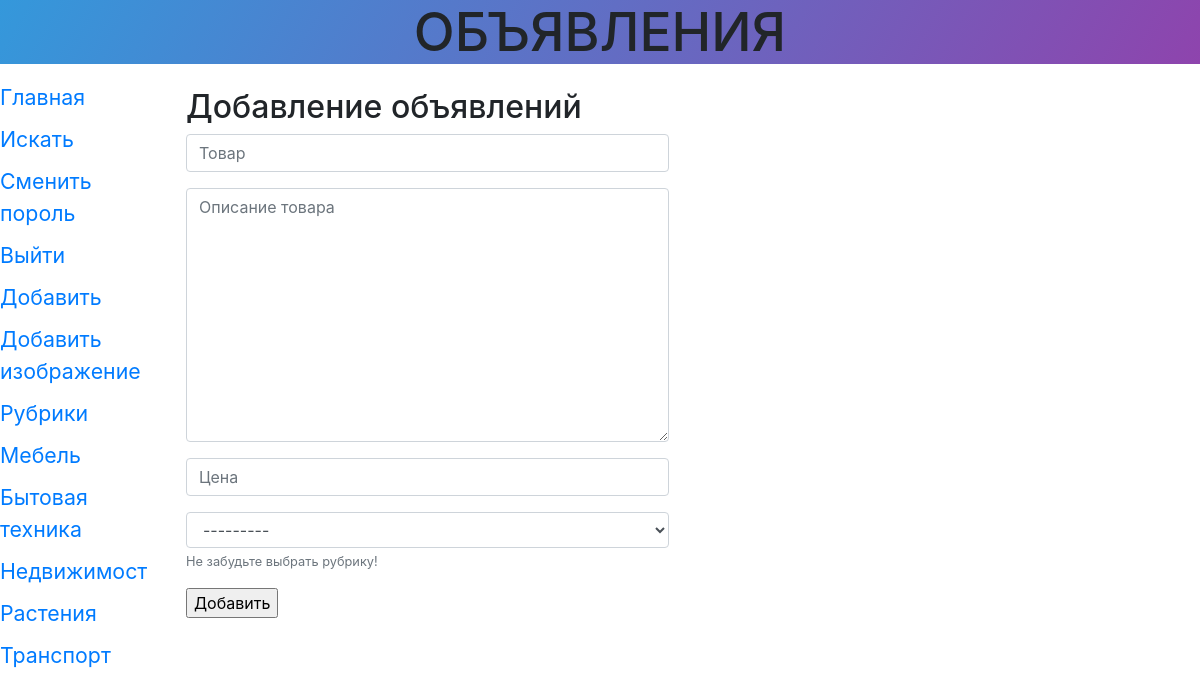
The app's page /storys/add/ (signed in) with its own data.
### storys/models.py (models this page shows)
class Rubric(models.Model):
	name = models.CharField(max_length=20, db_index=True, verbose_name = 'Название')
	order = models.SmallIntegerField(default = 0, db_index=True)
	def __str__(self):
		return self.name
	class Meta():
		verbose_name_plural = 'Рубрики'
		verbose_name = 'Рубрика'
		ordering = ['order','name']

### storys/views.py (the view)
# urls.py: path('add/', StoryCreateView.as_view(),name='add'),
class StoryCreateView(LoginRequiredMixin, CreateView):
	template_name='storys/create.html'
	form_class=Storyform
	success_url=reverse_lazy('index')
	def get_context_data(self, **kwargs):
		context = super().get_context_data(**kwargs)
		context['rubrics']=Rubric.objects.all()
		return context

### storys/forms.py (shortened to what this page needs)
class Storyform(forms.ModelForm):
	captcha = CaptchaField(label = 'Введите текст с картинки',
			error_messages = {'invalid':'Неправильный текст'})
	title = forms.CharField(label='Название товара',
	 validators = [validators.RegexValidator(regex='^.{4,}$')],
	 error_messages = {'invalid':'Неправильное название товара'})
	content = forms.CharField(label = 'Описание',
		widget = forms.widgets.Textarea())
	price = forms.DecimalField(label = 'Цена', decimal_places=1)
	published = forms.DateField(widget = SelectDateWidget(empty_label = ('Выберите год',
		'Выберите месяц','Выберите число')))
	rubric =forms.ModelChoiceField(queryset = Rubric.objects.all(),
		label = 'Рубрика', help_text='Не забудьте выбрать рубрику!', widget = forms.widgets.Select(attrs={'size':1}))
	class Meta:
		model = Story
		fields = ('title', 'content', 'price','rubric')

### storys/templates/storys/create.html (shortened to what this page needs)
{% extends 'layout/basic.html'%}
{% load bootstrap4 %}
{%block content%}
<div class="w-50 p-3">
<h2>Добавление объявлений</h2>
<form method="post">
	{% bootstrap_field form.title placeholder='Товар' show_label=False%}
	{% bootstrap_field form.content placeholder='Описание товара' show_label=False%}
	{% bootstrap_field form.price placeholder='Цена' show_label=False%}
	{% bootstrap_field form.rubric show_label=False%}
	<input type="submit" value="Добавить">
</form>
</div>
{% endblock %}

### storys/templates/layout/basic.html (shortened to what this page needs)
{%load static%}
<!DOCTYPE html>
<html lang="ru-RU">
<head>
	<link rel="stylesheet" href="https://stackpath.bootstrapcdn.com/bootstrap/4.3.1/css/bootstrap.min.css">
	<link rel="stylesheet" type="text/css" href="{% static 'storys/style.css'%}">
</head>
<body>
	<header>
		<h1>Объявления</h1>
	</header>
	<nav>
		<a href="{% url 'index'%}">Главная</a>
		<a href="{% url 'search'%}">Искать</a>
		<a href="{% url 'password_change'%}">Сменить пороль</a>
		<a href="{% url 'logout'%}">Выйти</a>
		{% if perms.storys.add_bb %}
		<a href="{%url 'add'%}">Добавить</a>
		<a href="{%url 'media'%}">Добавить изображение</a>
		<a href="{% url 'rubrics'%}">Рубрики</a>
		{%endif%}
		{% for rubric in rubrics%}
		<a href="{% url 'by_rubric' rubric.pk %}">
		{{rubric.name}}</a>
		{%endfor%}
	</nav>
	<section>
		{%block content%}
		{%endblock%}
	</section>
</body>
</html>

### storys/static/storys/style.css (style rules this page uses)
header h1 { background-image: linear-gradient(120deg,#3498db,#8e44ad); font-size: 40pt; text-transform: uppercase; text-align: center; }
nav { font-size: 16pt; width: 150px; float: left; }
nav a { display: block; margin: 10px 0px; }
section { margin-left: 170px; }

### records on screen
Rubric: name "Мебель"
Rubric: name "Бытовая техника"
Rubric: name "Недвижимост"
Rubric: name "Растения"
Rubric: name "Транспорт"
